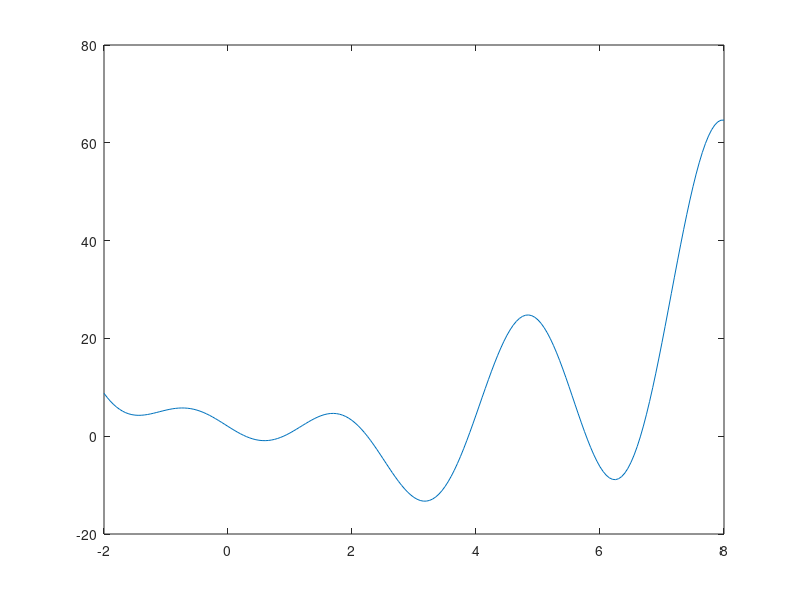

This chart was generated by the following MATLAB code: (Note: this script raises an error after producing the figure.)
function bailey_pset1_e
x=[-2:.05:8]
function answer = f(x)
answer = x.^2-4.*x.*(1 + cos(2.*x)) + 2;

return
end
plot(x,f(x))
yline(0,'-.k')
title('x^2 - 4x(1 + cos(2x)) + 2')
xlabel('x')
ylabel('f(x)')
end

